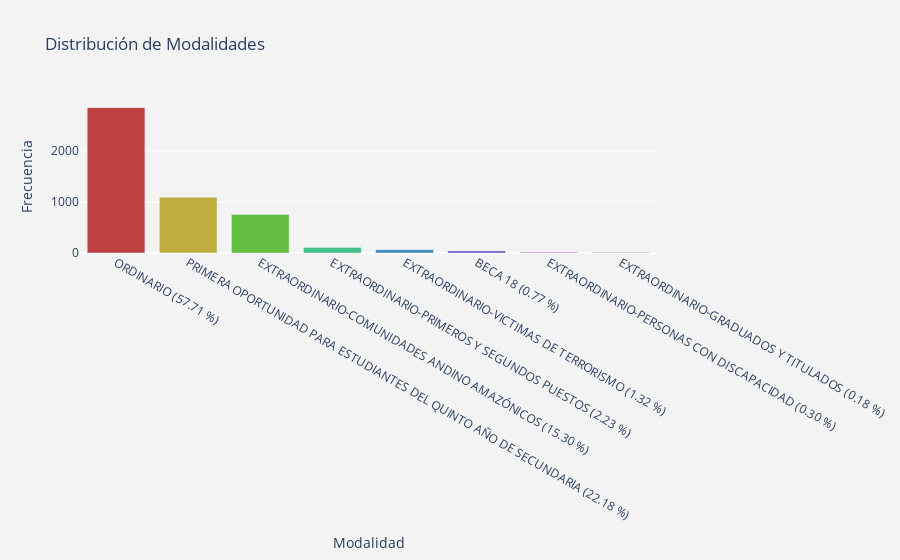

Notebook cell for this chart:
### Code cell
# Contar la frecuencia de cada valor en la columna 'ESCUELA'
escuela_counts = Postulantes['MODALIDAD'].value_counts()

# Calcular los porccentajes
total_escuelas = len(Postulantes['MODALIDAD'])  # Usamos Postulantes en lugar de data
porcentajes = (escuela_counts / total_escuelas) * 100

# Crear las etiquetas con porcentajes
etiquetas = [f"{escuela} ({porcentaje:.2f} %)" for escuela, porcentaje in zip(escuela_counts.index, porcentajes)]

# Crear una paleta de colores usando seaborn
colors = ['hsl('+str(h)+',50%'+',50%)' for h in np.linspace(0, 360, len(escuela_counts))]

# Crear el gráfico de barras
trace = go.Bar(
    x=etiquetas,  # Usamos las etiquetas con porcentajes como nombres de las barras
    y=escuela_counts.values,  # Frecuencia de cada escuela
    marker=dict(color=colors)  # Color de las barras
)

layout = go.Layout(
    title='Distribución de Modalidades',
    xaxis=dict(title='Modalidad'),
    yaxis=dict(title='Frecuencia'),
    paper_bgcolor='rgb(243, 243, 243)',
    plot_bgcolor='rgb(243, 243, 243)'
)

# Crear la figura y trazar el gráfico
fig = go.Figure(data=[trace], layout=layout)
py.iplot(fig)

### Figure 1 — Plotly figure (JSON) as saved in the notebook; plotly's stock layout.template omitted (floating-point values rounded to 4 significant figures)
{"data": [{"marker": {"color": ["hsl(0.0,50%,50%)", "hsl(51.42857142857143,50%,50%)", "hsl(102.85714285714286,50%,50%)", "hsl(154.28571428571428,50%,50%)", "hsl(205.71428571428572,50%,50%)", "hsl(257.14285714285717,50%,50%)", "hsl(308.57142857142856,50%,50%)", "hsl(360.0,50%,50%)"]}, "type": "bar", "x": ["ORDINARIO (57.71 %)", "PRIMERA OPORTUNIDAD PARA ESTUDIANTES DEL QUINTO AÑO DE SECUNDARIA (22.18 %)", "EXTRAORDINARIO-COMUNIDADES ANDINO AMAZÓNICOS (15.30 %)", "EXTRAORDINARIO-PRIMEROS Y SEGUNDOS PUESTOS (2.23 %)", "EXTRAORDINARIO-VICTIMAS DE TERRORISMO (1.32 %)", "BECA 18 (0.77 %)", "EXTRAORDINARIO-PERSONAS CON DISCAPACIDAD (0.30 %)", "EXTRAORDINARIO-GRADUADOS Y TITULADOS (0.18 %)"], "y": [2844, 1093, 754, 110, 65, 38, 15, 9]}], "layout": {"paper_bgcolor": "rgb(243, 243, 243)", "plot_bgcolor": "rgb(243, 243, 243)", "title": {"text": "Distribución de Modalidades"}, "xaxis": {"title": {"text": "Modalidad"}}, "yaxis": {"title": {"text": "Frecuencia"}}}}
